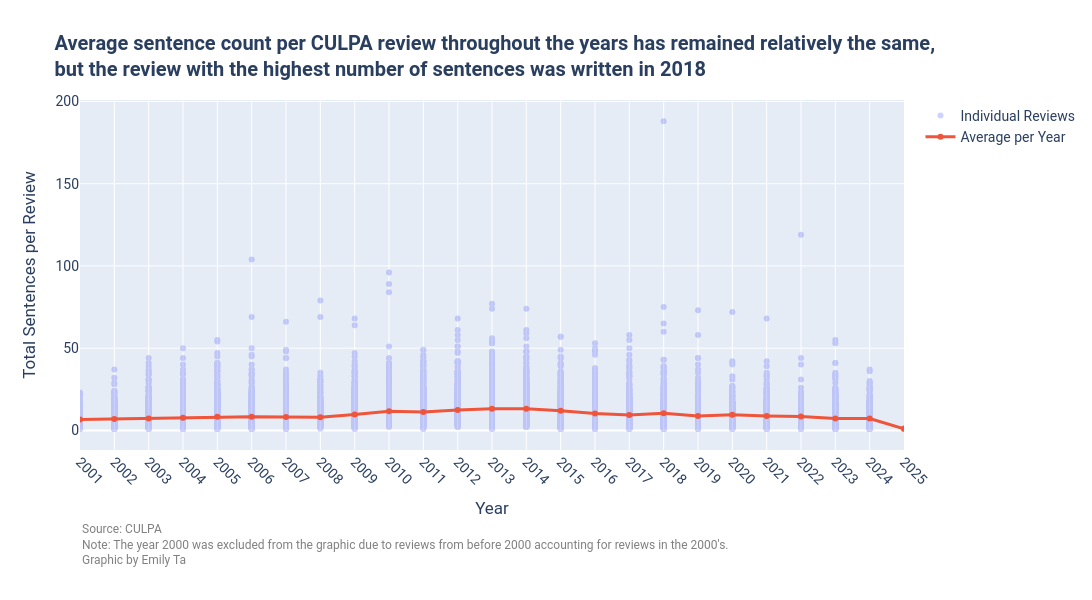

Notebook source saved alongside this figure:
### Code cell
# counting average # of sentences per review, sliced per year
import re
from nltk.tokenize import sent_tokenize

df["C"] = df["C"].astype(str)

# count number of sentences per review
df["sentence_count"] = df["C"].apply(lambda x: len(sent_tokenize(x)))

# compute average sentence count per year
avg_per_year = df.groupby("year")["sentence_count"].mean().reset_index()

import plotly.graph_objects as go

fig = go.Figure()

# Scatterplot: all reviews
fig.add_trace(go.Scatter(
    x=df["year"],
    y=df["sentence_count"],
    mode="markers",
    name="Individual Reviews",
    opacity=0.3
))

# Line: yearly average
fig.add_trace(go.Scatter(
    x=avg_per_year["year"],
    y=avg_per_year["sentence_count"],
    mode="lines+markers",
    name="Average per Year",
    line=dict(width=3)
))

fig.update_layout(
    title="<b>Average sentence count per CULPA review throughout the years has remained relatively the same,<br>but the review with the highest number of sentences was written in 2018</b>",
    xaxis_title="Year",
    yaxis_title="Total Sentences per Review"
)

fig.add_annotation(      
    text="Source: CULPA<br>Note: The year 2000 was excluded from the graphic due to reviews from before 2000 accounting for reviews in the 2000's.<br>Graphic by Emily Ta",  
    xref="paper",
    yref="paper",
    x=0,          
    y=-0.2,      
    showarrow=False,
    align="left",
    xanchor="left",
    yanchor="top", 
    font=dict(size=12, color="gray")
)

# using OLS regression to see if relation between year & sentence count increases
import statsmodels.api as sm

X = sm.add_constant(avg_per_year["year"])
model = sm.OLS(avg_per_year["sentence_count"], X).fit()
print(model.summary())

fig.update_layout(
    font=dict(family="Roboto", size=14),
    title_font=dict(family="Roboto", size=20)
)

fig.update_layout(
    margin=dict(b=150),
    width=1200, 
    height=600
)

fig.update_layout(
    xaxis=dict(
        range=[df["year"].min(), 2025],
        dtick=1,         
        tickangle=45
    )
)

# creating html file
html_str = fig.to_html(
    include_plotlyjs="cdn",
    full_html=True,
    include_mathjax="cdn"
)

fig.update_xaxes(automargin=True)
# ensuring roboto font to match with spectator style guide
font_link = '<link href="https://fonts.googleapis.com/css2?family=Roboto:wght@300;400;700&display=swap" rel="stylesheet">'
html_str = html_str.replace("<head>", f"<head>\n{font_link}")

# manually opening a file and writing it
with open("sentence_count.html", "w") as f:
    f.write(html_str)

fig.show()

### Figure 1 — Plotly figure (JSON) as saved in the notebook; plotly's stock layout.template omitted (floating-point values rounded to 4 significant figures; data arrays with more than 128 entries replaced by an {"elided": "..."} marker saying what was removed)
{"data": [{"mode": "markers", "name": "Individual Reviews", "opacity": 0.3, "type": "scatter", "x": {"elided": "27850 int values"}, "y": {"elided": "27850 int values"}}, {"line": {"width": 3}, "mode": "lines+markers", "name": "Average per Year", "type": "scatter", "x": [2001, 2002, 2003, 2004, 2005, 2006, 2007, 2008, 2009, 2010, 2011, 2012, 2013, 2014, 2015, 2016, 2017, 2018, 2019, 2020, 2021, 2022, 2023, 2024, 2025], "y": [6.554, 6.926, 7.189, 7.621, 8.27, 8.326, 8.185, 7.984, 9.608, 11.61, 11.19, 12.47, 13.21, 13.22, 12.01, 10.24, 9.403, 10.48, 8.825, 9.531, 8.824, 8.507, 7.293, 7.227, 1.0]}], "layout": {"annotations": [{"align": "left", "font": {"color": "gray", "size": 12}, "showarrow": false, "text": "Source: CULPA<br>Note: The year 2000 was excluded from the graphic due to reviews from before 2000 accounting for reviews in the 2000's.<br>Graphic by Emily Ta", "x": 0, "xanchor": "left", "xref": "paper", "y": -0.2, "yanchor": "top", "yref": "paper"}], "font": {"family": "Roboto", "size": 14}, "height": 600, "margin": {"b": 150}, "title": {"font": {"family": "Roboto", "size": 20}, "text": "<b>Average sentence count per CULPA review throughout the years has remained relatively the same,<br>but the review with the highest number of sentences was written in 2018</b>"}, "width": 1200, "xaxis": {"automargin": true, "dtick": 1, "range": [2001, 2025], "tickangle": 45, "title": {"text": "Year"}}, "yaxis": {"title": {"text": "Total Sentences per Review"}}}}
